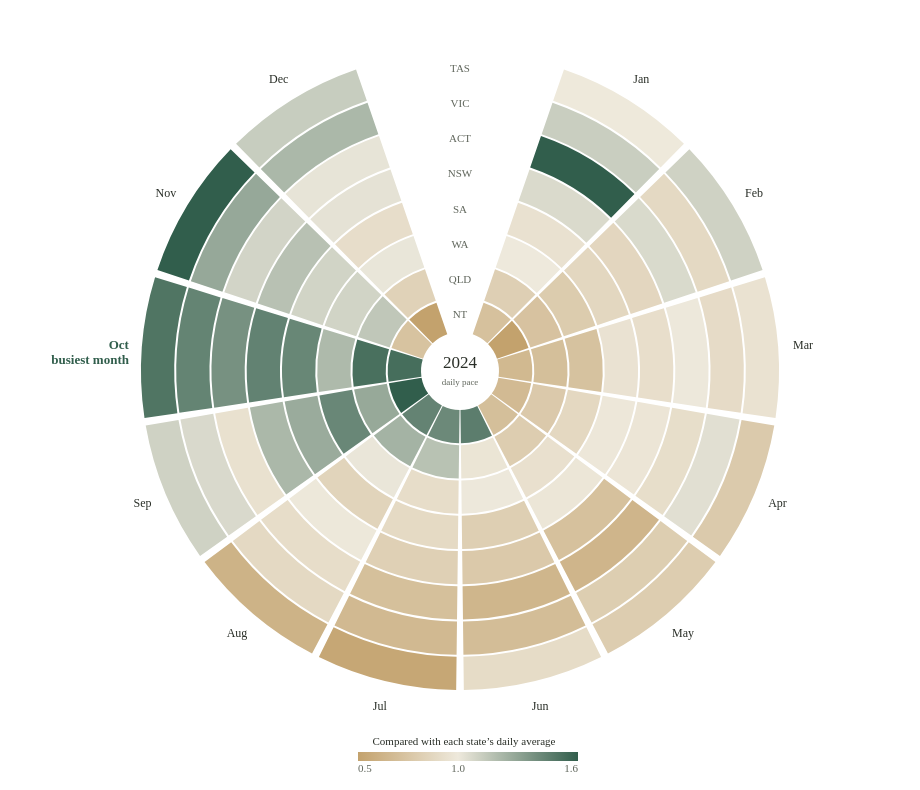

Source (Vega-Lite JSON):
### Vega specification from a JSON file in a GitHub repository (floating-point values rounded to 4 significant figures)
{"$schema": "https://vega.github.io/schema/vega/v5.json", "width": 904, "height": 726, "padding": 8, "background": "transparent", "autosize": {"type": "pad", "contains": "padding"}, "config": {"text": {"font": "Bricolage Grotesque", "fill": "#292e27"}, "axis": {"labelFont": "Bricolage Grotesque", "titleFont": "Bricolage Grotesque", "labelFontSize": 12, "titleFontSize": 12, "titleFontWeight": 500, "labelColor": "#60665c", "titleColor": "#292e27", "domain": false, "ticks": false, "gridColor": "#e0dccf", "gridOpacity": 0.75, "labelPadding": 8, "titlePadding": 14}, "legend": {"labelFont": "Bricolage Grotesque", "titleFont": "Bricolage Grotesque", "labelFontSize": 11, "titleFontSize": 11, "titleFontWeight": 500, "labelColor": "#60665c", "titleColor": "#292e27", "gradientThickness": 9, "gradientLength": 130, "padding": 8}}, "description": "Circular heatmap of monthly records per day relative to each state’s annual daily average. Rings show states from north to south; sectors follow the calendar.", "data": [{"name": "cells", "values": [{"state": "Australian Capital Territory", "code": "ACT", "month": 1, "label": "Jan", "season": "Summer", "count": 48911, "dailyIndex": 1.679, "a0": 0.332, "a1": 0.7783, "r0": 215.2, "r1": 248.5}, {"state": "New South Wales", "code": "NSW", "month": 1, "label": "Jan", "season": "Summer", "count": 221522, "dailyIndex": 1.065, "a0": 0.332, "a1": 0.7783, "r0": 180, "r1": 213.2}, {"state": "Northern Territory", "code": "NT", "month": 1, "label": "Jan", "season": "Summer", "count": 20055, "dailyIndex": 0.7171, "a0": 0.332, "a1": 0.7783, "r0": 39, "r1": 72.25}, {"state": "Queensland", "code": "QLD", "month": 1, "label": "Jan", "season": "Summer", "count": 161734, "dailyIndex": 0.8176, "a0": 0.332, "a1": 0.7783, "r0": 74.25, "r1": 107.5}, {"state": "South Australia", "code": "SA", "month": 1, "label": "Jan", "season": "Summer", "count": 39320, "dailyIndex": 0.9468, "a0": 0.332, "a1": 0.7783, "r0": 144.8, "r1": 178}, {"state": "Tasmania", "code": "TAS", "month": 1, "label": "Jan", "season": "Summer", "count": 39130, "dailyIndex": 0.9977, "a0": 0.332, "a1": 0.7783, "r0": 285.8, "r1": 319}, {"state": "Victoria", "code": "VIC", "month": 1, "label": "Jan", "season": "Summer", "count": 231735, "dailyIndex": 1.116, "a0": 0.332, "a1": 0.7783, "r0": 250.5, "r1": 283.8}, {"state": "Western Australia", "code": "WA", "month": 1, "label": "Jan", "season": "Summer", "count": 59845, "dailyIndex": 0.9999, "a0": 0.332, "a1": 0.7783, "r0": 109.5, "r1": 142.8}, {"state": "Australian Capital Territory", "code": "ACT", "month": 2, "label": "Feb", "season": "Summer", "count": 29034, "dailyIndex": 1.066, "a0": 0.8023, "a1": 1.249, "r0": 215.2, "r1": 248.5}, {"state": "New South Wales", "code": "NSW", "month": 2, "label": "Feb", "season": "Summer", "count": 169043, "dailyIndex": 0.8687, "a0": 0.8023, "a1": 1.249, "r0": 180, "r1": 213.2}, {"state": "Northern Territory", "code": "NT", "month": 2, "label": "Feb", "season": "Summer", "count": 12264, "dailyIndex": 0.4688, "a0": 0.8023, "a1": 1.249, "r0": 39, "r1": 72.25}, {"state": "Queensland", "code": "QLD", "month": 2, "label": "Feb", "season": "Summer", "count": 134640, "dailyIndex": 0.7276, "a0": 0.8023, "a1": 1.249, "r0": 74.25, "r1": 107.5}, {"state": "South Australia", "code": "SA", "month": 2, "label": "Feb", "season": "Summer", "count": 33927, "dailyIndex": 0.8733, "a0": 0.8023, "a1": 1.249, "r0": 144.8, "r1": 178}, {"state": "Tasmania", "code": "TAS", "month": 2, "label": "Feb", "season": "Summer", "count": 40327, "dailyIndex": 1.099, "a0": 0.8023, "a1": 1.249, "r0": 285.8, "r1": 319}, {"state": "Victoria", "code": "VIC", "month": 2, "label": "Feb", "season": "Summer", "count": 172671, "dailyIndex": 0.8893, "a0": 0.8023, "a1": 1.249, "r0": 250.5, "r1": 283.8}, {"state": "Western Australia", "code": "WA", "month": 2, "label": "Feb", "season": "Summer", "count": 44450, "dailyIndex": 0.7939, "a0": 0.8023, "a1": 1.249, "r0": 109.5, "r1": 142.8}, {"state": "Australian Capital Territory", "code": "ACT", "month": 3, "label": "Mar", "season": "Autumn", "count": 28940, "dailyIndex": 0.9937, "a0": 1.273, "a1": 1.719, "r0": 215.2, "r1": 248.5}, {"state": "New South Wales", "code": "NSW", "month": 3, "label": "Mar", "season": "Autumn", "count": 192311, "dailyIndex": 0.9245, "a0": 1.273, "a1": 1.719, "r0": 180, "r1": 213.2}, {"state": "Northern Territory", "code": "NT", "month": 3, "label": "Mar", "season": "Autumn", "count": 18430, "dailyIndex": 0.659, "a0": 1.273, "a1": 1.719, "r0": 39, "r1": 72.25}, {"state": "Queensland", "code": "QLD", "month": 3, "label": "Mar", "season": "Autumn", "count": 138941, "dailyIndex": 0.7024, "a0": 1.273, "a1": 1.719, "r0": 74.25, "r1": 107.5}, {"state": "South Australia", "code": "SA", "month": 3, "label": "Mar", "season": "Autumn", "count": 39624, "dailyIndex": 0.9541, "a0": 1.273, "a1": 1.719, "r0": 144.8, "r1": 178}, {"state": "Tasmania", "code": "TAS", "month": 3, "label": "Mar", "season": "Autumn", "count": 37236, "dailyIndex": 0.9494, "a0": 1.273, "a1": 1.719, "r0": 285.8, "r1": 319}, {"state": "Victoria", "code": "VIC", "month": 3, "label": "Mar", "season": "Autumn", "count": 187540, "dailyIndex": 0.9036, "a0": 1.273, "a1": 1.719, "r0": 250.5, "r1": 283.8}, {"state": "Western Australia", "code": "WA", "month": 3, "label": "Mar", "season": "Autumn", "count": 43466, "dailyIndex": 0.7263, "a0": 1.273, "a1": 1.719, "r0": 109.5, "r1": 142.8}, {"state": "Australian Capital Territory", "code": "ACT", "month": 4, "label": "Apr", "season": "Autumn", "count": 25942, "dailyIndex": 0.9204, "a0": 1.743, "a1": 2.189, "r0": 215.2, "r1": 248.5}, {"state": "New South Wales", "code": "NSW", "month": 4, "label": "Apr", "season": "Autumn", "count": 195991, "dailyIndex": 0.9736, "a0": 1.743, "a1": 2.189, "r0": 180, "r1": 213.2}, {"state": "Northern Territory", "code": "NT", "month": 4, "label": "Apr", "season": "Autumn", "count": 18189, "dailyIndex": 0.672, "a0": 1.743, "a1": 2.189, "r0": 39, "r1": 72.25}, {"state": "Queensland", "code": "QLD", "month": 4, "label": "Apr", "season": "Autumn", "count": 148920, "dailyIndex": 0.778, "a0": 1.743, "a1": 2.189, "r0": 74.25, "r1": 107.5}, {"state": "South Australia", "code": "SA", "month": 4, "label": "Apr", "season": "Autumn", "count": 39641, "dailyIndex": 0.9863, "a0": 1.743, "a1": 2.189, "r0": 144.8, "r1": 178}, {"state": "Tasmania", "code": "TAS", "month": 4, "label": "Apr", "season": "Autumn", "count": 29783, "dailyIndex": 0.7847, "a0": 1.743, "a1": 2.189, "r0": 285.8, "r1": 319}, {"state": "Victoria", "code": "VIC", "month": 4, "label": "Apr", "season": "Autumn", "count": 209165, "dailyIndex": 1.041, "a0": 1.743, "a1": 2.189, "r0": 250.5, "r1": 283.8}, {"state": "Western Australia", "code": "WA", "month": 4, "label": "Apr", "season": "Autumn", "count": 50987, "dailyIndex": 0.8803, "a0": 1.743, "a1": 2.189, "r0": 109.5, "r1": 142.8}, {"state": "Australian Capital Territory", "code": "ACT", "month": 5, "label": "May", "season": "Autumn", "count": 18525, "dailyIndex": 0.6361, "a0": 2.213, "a1": 2.659, "r0": 215.2, "r1": 248.5}, {"state": "New South Wales", "code": "NSW", "month": 5, "label": "May", "season": "Autumn", "count": 148784, "dailyIndex": 0.7152, "a0": 2.213, "a1": 2.659, "r0": 180, "r1": 213.2}, {"state": "Northern Territory", "code": "NT", "month": 5, "label": "May", "season": "Autumn", "count": 19600, "dailyIndex": 0.7008, "a0": 2.213, "a1": 2.659, "r0": 39, "r1": 72.25}, {"state": "Queensland", "code": "QLD", "month": 5, "label": "May", "season": "Autumn", "count": 158953, "dailyIndex": 0.8036, "a0": 2.213, "a1": 2.659, "r0": 74.25, "r1": 107.5}, {"state": "South Australia", "code": "SA", "month": 5, "label": "May", "season": "Autumn", "count": 40625, "dailyIndex": 0.9782, "a0": 2.213, "a1": 2.659, "r0": 144.8, "r1": 178}, {"state": "Tasmania", "code": "TAS", "month": 5, "label": "May", "season": "Autumn", "count": 31413, "dailyIndex": 0.8009, "a0": 2.213, "a1": 2.659, "r0": 285.8, "r1": 319}, {"state": "Victoria", "code": "VIC", "month": 5, "label": "May", "season": "Autumn", "count": 167582, "dailyIndex": 0.8074, "a0": 2.213, "a1": 2.659, "r0": 250.5, "r1": 283.8}, {"state": "Western Australia", "code": "WA", "month": 5, "label": "May", "season": "Autumn", "count": 56040, "dailyIndex": 0.9364, "a0": 2.213, "a1": 2.659, "r0": 109.5, "r1": 142.8}, {"state": "Australian Capital Territory", "code": "ACT", "month": 6, "label": "Jun", "season": "Winter", "count": 18022, "dailyIndex": 0.6394, "a0": 2.683, "a1": 3.13, "r0": 215.2, "r1": 248.5}, {"state": "New South Wales", "code": "NSW", "month": 6, "label": "Jun", "season": "Winter", "count": 156294, "dailyIndex": 0.7764, "a0": 2.683, "a1": 3.13, "r0": 180, "r1": 213.2}, {"state": "Northern Territory", "code": "NT", "month": 6, "label": "Jun", "season": "Winter", "count": 39630, "dailyIndex": 1.464, "a0": 2.683, "a1": 3.13, "r0": 39, "r1": 72.25}, {"state": "Queensland", "code": "QLD", "month": 6, "label": "Jun", "season": "Winter", "count": 185423, "dailyIndex": 0.9687, "a0": 2.683, "a1": 3.13, "r0": 74.25, "r1": 107.5}, {"state": "South Australia", "code": "SA", "month": 6, "label": "Jun", "season": "Winter", "count": 32694, "dailyIndex": 0.8135, "a0": 2.683, "a1": 3.13, "r0": 144.8, "r1": 178}, {"state": "Tasmania", "code": "TAS", "month": 6, "label": "Jun", "season": "Winter", "count": 34434, "dailyIndex": 0.9072, "a0": 2.683, "a1": 3.13, "r0": 285.8, "r1": 319}, {"state": "Victoria", "code": "VIC", "month": 6, "label": "Jun", "season": "Winter", "count": 138798, "dailyIndex": 0.691, "a0": 2.683, "a1": 3.13, "r0": 250.5, "r1": 283.8}, {"state": "Western Australia", "code": "WA", "month": 6, "label": "Jun", "season": "Winter", "count": 58070, "dailyIndex": 1.003, "a0": 2.683, "a1": 3.13, "r0": 109.5, "r1": 142.8}, {"state": "Australian Capital Territory", "code": "ACT", "month": 7, "label": "Jul", "season": "Winter", "count": 20649, "dailyIndex": 0.709, "a0": 3.154, "a1": 3.6, "r0": 215.2, "r1": 248.5}, {"state": "New South Wales", "code": "NSW", "month": 7, "label": "Jul", "season": "Winter", "count": 171336, "dailyIndex": 0.8236, "a0": 3.154, "a1": 3.6, "r0": 180, "r1": 213.2}, {"state": "Northern Territory", "code": "NT", "month": 7, "label": "Jul", "season": "Winter", "count": 39509, "dailyIndex": 1.413, "a0": 3.154, "a1": 3.6, "r0": 39, "r1": 72.25}, {"state": "Queensland", "code": "QLD", "month": 7, "label": "Jul", "season": "Winter", "count": 231496, "dailyIndex": 1.17, "a0": 3.154, "a1": 3.6, "r0": 74.25, "r1": 107.5}, {"state": "South Australia", "code": "SA", "month": 7, "label": "Jul", "season": "Winter", "count": 37045, "dailyIndex": 0.892, "a0": 3.154, "a1": 3.6, "r0": 144.8, "r1": 178}, {"state": "Tasmania", "code": "TAS", "month": 7, "label": "Jul", "season": "Winter", "count": 21077, "dailyIndex": 0.5374, "a0": 3.154, "a1": 3.6, "r0": 285.8, "r1": 319}, {"state": "Victoria", "code": "VIC", "month": 7, "label": "Jul", "season": "Winter", "count": 137070, "dailyIndex": 0.6604, "a0": 3.154, "a1": 3.6, "r0": 250.5, "r1": 283.8}, {"state": "Western Australia", "code": "WA", "month": 7, "label": "Jul", "season": "Winter", "count": 54718, "dailyIndex": 0.9143, "a0": 3.154, "a1": 3.6, "r0": 109.5, "r1": 142.8}, {"state": "Australian Capital Territory", "code": "ACT", "month": 8, "label": "Aug", "season": "Winter", "count": 26635, "dailyIndex": 0.9145, "a0": 3.624, "a1": 4.07, "r0": 215.2, "r1": 248.5}, {"state": "New South Wales", "code": "NSW", "month": 8, "label": "Aug", "season": "Winter", "count": 205978, "dailyIndex": 0.9902, "a0": 3.624, "a1": 4.07, "r0": 180, "r1": 213.2}, {"state": "Northern Territory", "code": "NT", "month": 8, "label": "Aug", "season": "Winter", "count": 40239, "dailyIndex": 1.439, "a0": 3.624, "a1": 4.07, "r0": 39, "r1": 72.25}, {"state": "Queensland", "code": "QLD", "month": 8, "label": "Aug", "season": "Winter", "count": 244266, "dailyIndex": 1.235, "a0": 3.624, "a1": 4.07, "r0": 74.25, "r1": 107.5}, {"state": "South Australia", "code": "SA", "month": 8, "label": "Aug", "season": "Winter", "count": 35339, "dailyIndex": 0.8509, "a0": 3.624, "a1": 4.07, "r0": 144.8, "r1": 178}, {"state": "Tasmania", "code": "TAS", "month": 8, "label": "Aug", "season": "Winter", "count": 24289, "dailyIndex": 0.6193, "a0": 3.624, "a1": 4.07, "r0": 285.8, "r1": 319}, {"state": "Victoria", "code": "VIC", "month": 8, "label": "Aug", "season": "Winter", "count": 184050, "dailyIndex": 0.8868, "a0": 3.624, "a1": 4.07, "r0": 250.5, "r1": 283.8}, {"state": "Western Australia", "code": "WA", "month": 8, "label": "Aug", "season": "Winter", "count": 60636, "dailyIndex": 1.013, "a0": 3.624, "a1": 4.07, "r0": 109.5, "r1": 142.8}, {"state": "Australian Capital Territory", "code": "ACT", "month": 9, "label": "Sep", "season": "Spring", "count": 26568, "dailyIndex": 0.9426, "a0": 4.094, "a1": 4.54, "r0": 215.2, "r1": 248.5}, {"state": "New South Wales", "code": "NSW", "month": 9, "label": "Sep", "season": "Spring", "count": 244114, "dailyIndex": 1.213, "a0": 4.094, "a1": 4.54, "r0": 180, "r1": 213.2}, {"state": "Northern Territory", "code": "NT", "month": 9, "label": "Sep", "season": "Spring", "count": 46575, "dailyIndex": 1.721, "a0": 4.094, "a1": 4.54, "r0": 39, "r1": 72.25}, {"state": "Queensland", "code": "QLD", "month": 9, "label": "Sep", "season": "Spring", "count": 244549, "dailyIndex": 1.278, "a0": 4.094, "a1": 4.54, "r0": 74.25, "r1": 107.5}, {"state": "South Australia", "code": "SA", "month": 9, "label": "Sep", "season": "Spring", "count": 50944, "dailyIndex": 1.268, "a0": 4.094, "a1": 4.54, "r0": 144.8, "r1": 178}, {"state": "Tasmania", "code": "TAS", "month": 9, "label": "Sep", "season": "Spring", "count": 41691, "dailyIndex": 1.098, "a0": 4.094, "a1": 4.54, "r0": 285.8, "r1": 319}, {"state": "Victoria", "code": "VIC", "month": 9, "label": "Sep", "season": "Spring", "count": 214554, "dailyIndex": 1.068, "a0": 4.094, "a1": 4.54, "r0": 250.5, "r1": 283.8}, {"state": "Western Australia", "code": "WA", "month": 9, "label": "Sep", "season": "Spring", "count": 82392, "dailyIndex": 1.423, "a0": 4.094, "a1": 4.54, "r0": 109.5, "r1": 142.8}, {"state": "Australian Capital Territory", "code": "ACT", "month": 10, "label": "Oct", "season": "Spring", "count": 40145, "dailyIndex": 1.378, "a0": 4.564, "a1": 5.011, "r0": 215.2, "r1": 248.5}, {"state": "New South Wales", "code": "NSW", "month": 10, "label": "Oct", "season": "Spring", "count": 300315, "dailyIndex": 1.444, "a0": 4.564, "a1": 5.011, "r0": 180, "r1": 213.2}, {"state": "Northern Territory", "code": "NT", "month": 10, "label": "Oct", "season": "Spring", "count": 42847, "dailyIndex": 1.532, "a0": 4.564, "a1": 5.011, "r0": 39, "r1": 72.25}, {"state": "Queensland", "code": "QLD", "month": 10, "label": "Oct", "season": "Spring", "count": 301355, "dailyIndex": 1.524, "a0": 4.564, "a1": 5.011, "r0": 74.25, "r1": 107.5}, {"state": "South Australia", "code": "SA", "month": 10, "label": "Oct", "season": "Spring", "count": 59152, "dailyIndex": 1.424, "a0": 4.564, "a1": 5.011, "r0": 144.8, "r1": 178}, {"state": "Tasmania", "code": "TAS", "month": 10, "label": "Oct", "season": "Spring", "count": 58919, "dailyIndex": 1.502, "a0": 4.564, "a1": 5.011, "r0": 285.8, "r1": 319}, {"state": "Victoria", "code": "VIC", "month": 10, "label": "Oct", "season": "Spring", "count": 298474, "dailyIndex": 1.438, "a0": 4.564, "a1": 5.011, "r0": 250.5, "r1": 283.8}, {"state": "Western Australia", "code": "WA", "month": 10, "label": "Oct", "season": "Spring", "count": 72044, "dailyIndex": 1.204, "a0": 4.564, "a1": 5.011, "r0": 109.5, "r1": 142.8}, {"state": "Australian Capital Territory", "code": "ACT", "month": 11, "label": "Nov", "season": "Spring", "count": 30708, "dailyIndex": 1.089, "a0": 5.035, "a1": 5.481, "r0": 215.2, "r1": 248.5}, {"state": "New South Wales", "code": "NSW", "month": 11, "label": "Nov", "season": "Spring", "count": 236097, "dailyIndex": 1.173, "a0": 5.035, "a1": 5.481, "r0": 180, "r1": 213.2}, {"state": "Northern Territory", "code": "NT", "month": 11, "label": "Nov", "season": "Spring", "count": 19794, "dailyIndex": 0.7313, "a0": 5.035, "a1": 5.481, "r0": 39, "r1": 72.25}, {"state": "Queensland", "code": "QLD", "month": 11, "label": "Nov", "season": "Spring", "count": 219630, "dailyIndex": 1.147, "a0": 5.035, "a1": 5.481, "r0": 74.25, "r1": 107.5}, {"state": "South Australia", "code": "SA", "month": 11, "label": "Nov", "season": "Spring", "count": 43845, "dailyIndex": 1.091, "a0": 5.035, "a1": 5.481, "r0": 144.8, "r1": 178}, {"state": "Tasmania", "code": "TAS", "month": 11, "label": "Nov", "season": "Spring", "count": 60742, "dailyIndex": 1.6, "a0": 5.035, "a1": 5.481, "r0": 285.8, "r1": 319}, {"state": "Victoria", "code": "VIC", "month": 11, "label": "Nov", "season": "Spring", "count": 257158, "dailyIndex": 1.28, "a0": 5.035, "a1": 5.481, "r0": 250.5, "r1": 283.8}, {"state": "Western Australia", "code": "WA", "month": 11, "label": "Nov", "season": "Spring", "count": 63243, "dailyIndex": 1.092, "a0": 5.035, "a1": 5.481, "r0": 109.5, "r1": 142.8}, {"state": "Australian Capital Territory", "code": "ACT", "month": 12, "label": "Dec", "season": "Summer", "count": 29784, "dailyIndex": 1.023, "a0": 5.505, "a1": 5.951, "r0": 215.2, "r1": 248.5}, {"state": "New South Wales", "code": "NSW", "month": 12, "label": "Dec", "season": "Summer", "count": 214208, "dailyIndex": 1.03, "a0": 5.505, "a1": 5.951, "r0": 180, "r1": 213.2}, {"state": "Northern Territory", "code": "NT", "month": 12, "label": "Dec", "season": "Summer", "count": 13067, "dailyIndex": 0.4672, "a0": 5.505, "a1": 5.951, "r0": 39, "r1": 72.25}, {"state": "Queensland", "code": "QLD", "month": 12, "label": "Dec", "season": "Summer", "count": 165467, "dailyIndex": 0.8365, "a0": 5.505, "a1": 5.951, "r0": 74.25, "r1": 107.5}, {"state": "South Australia", "code": "SA", "month": 12, "label": "Dec", "season": "Summer", "count": 38163, "dailyIndex": 0.9189, "a0": 5.505, "a1": 5.951, "r0": 144.8, "r1": 178}, {"state": "Tasmania", "code": "TAS", "month": 12, "label": "Dec", "season": "Summer", "count": 44027, "dailyIndex": 1.123, "a0": 5.505, "a1": 5.951, "r0": 285.8, "r1": 319}, {"state": "Victoria", "code": "VIC", "month": 12, "label": "Dec", "season": "Summer", "count": 251704, "dailyIndex": 1.213, "a0": 5.505, "a1": 5.951, "r0": 250.5, "r1": 283.8}, {"state": "Western Australia", "code": "WA", "month": 12, "label": "Dec", "season": "Summer", "count": 60714, "dailyIndex": 1.014, "a0": 5.505, "a1": 5.951, "r0": 109.5, "r1": 142.8}]}, {"name": "months", "values": [{"label": "Jan", "angle": 0.5551, "peak": false}, {"label": "Feb", "angle": 1.025, "peak": false}, {"label": "Mar", "angle": 1.496, "peak": false}, {"label": "Apr", "angle": 1.966, "peak": false}, {"label": "May", "angle": 2.436, "peak": false}, {"label": "Jun", "angle": 2.906, "peak": false}, {"label": "Jul", "angle": 3.377, "peak": false}, {"label": "Aug", "angle": 3.847, "peak": false}, {"label": "Sep", "angle": 4.317, "peak": false}, {"label": "Oct", "angle": 4.788, "peak": true}, {"label": "Nov", "angle": 5.258, "peak": false}, {"label": "Dec", "angle": 5.728, "peak": false}]}, {"name": "rings", "values": [{"code": "NT", "r": 55.62}, {"code": "QLD", "r": 90.88}, {"code": "WA", "r": 126.1}, {"code": "SA", "r": 161.4}, {"code": "NSW", "r": 196.6}, {"code": "ACT", "r": 231.9}, {"code": "VIC", "r": 267.1}, {"code": "TAS", "r": 302.4}]}], "scales": [{"name": "pace", "type": "linear", "domain": [0.5, 1, 1.6], "range": ["#c3a26d", "#eee9dc", "#315e4c"], "clamp": true}], "marks": [{"type": "arc", "from": {"data": "cells"}, "encode": {"enter": {"x": {"value": 452}, "y": {"value": 363}, "startAngle": {"field": "a0"}, "endAngle": {"field": "a1"}, "innerRadius": {"field": "r0"}, "outerRadius": {"field": "r1"}, "fill": {"scale": "pace", "field": "dailyIndex"}, "tooltip": {"signal": "{'State':datum.state,'Month':datum.label,'Records':format(datum.count,','),'Daily pace vs state average':format(datum.dailyIndex,'.2f')+'×'}"}}, "update": {"strokeWidth": {"value": 0}}, "hover": {"stroke": {"value": "#292e27"}, "strokeWidth": {"value": 1.4}}}}, {"type": "text", "from": {"data": "months"}, "encode": {"enter": {"x": {"signal": "452+sin(datum.angle)*(datum.peak?332:344)"}, "y": {"signal": "363-cos(datum.angle)*344"}, "text": {"signal": "datum.peak?[datum.label,'busiest month']:datum.label"}, "align": {"signal": "datum.peak?(sin(datum.angle)<0?'right':'left'):'center'"}, "baseline": {"value": "middle"}, "fontSize": {"signal": "datum.peak?13:12"}, "fontWeight": {"signal": "datum.peak?700:400"}, "fill": {"signal": "datum.peak?'#315e4c':'#292e27'"}}}}, {"type": "text", "from": {"data": "rings"}, "encode": {"enter": {"x": {"value": 452}, "y": {"signal": "363-datum.r"}, "text": {"field": "code"}, "align": {"value": "center"}, "baseline": {"value": "middle"}, "fontSize": {"value": 11}, "fill": {"value": "#60665c"}}}}, {"type": "text", "encode": {"enter": {"x": {"value": 452}, "y": {"value": 360}, "text": {"value": "2024"}, "align": {"value": "center"}, "fontSize": {"value": 17}, "fontWeight": {"value": 500}}}}, {"type": "text", "encode": {"enter": {"x": {"value": 452}, "y": {"value": 377}, "text": {"value": "daily pace"}, "align": {"value": "center"}, "fontSize": {"value": 9}, "fill": {"value": "#60665c"}}}}], "legends": [{"fill": "pace", "type": "gradient", "direction": "horizontal", "orient": "none", "legendX": 342, "legendY": 720, "title": "Compared with each state’s daily average", "titleLimit": 864, "titleAnchor": "middle", "values": [0.5, 1, 1.6], "format": ".1f", "gradientLength": 220, "gradientThickness": 9}]}
